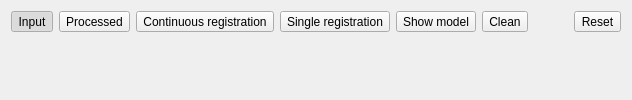
  <widget class="QWidget" name="centralWidget">
   <layout class="QGridLayout" name="gridLayout_7">
    <item row="0" column="0">
     <layout class="QHBoxLayout" name="horizontalLayout_main_controls">
      <item>
       <widget class="QToolButton" name="toolButton_1">
        <property name="toolTip">
         <string>&lt;html&gt;&lt;head/&gt;&lt;body&gt;&lt;p&gt;Shows the unprocessed input data (Shortcut: 1).&lt;/p&gt;&lt;/body&gt;&lt;/html&gt;</string>
        </property>
        <property name="text">
         <string>Input</string>
        </property>
        <property name="checkable">
         <bool>true</bool>
        </property>
        <property name="checked">
         <bool>true</bool>
        </property>
        <property name="autoExclusive">
         <bool>true</bool>
        </property>
       </widget>
      </item>
      <item>
       <widget class="QToolButton" name="toolButton_2">
        <property name="toolTip">
         <string>&lt;html&gt;&lt;head/&gt;&lt;body&gt;&lt;p&gt;Shows the processed input data (Shortcut: 2).&lt;/p&gt;&lt;/body&gt;&lt;/html&gt;</string>
        </property>
        <property name="text">
         <string>Processed</string>
        </property>
        <property name="checkable">
         <bool>true</bool>
        </property>
        <property name="checked">
         <bool>false</bool>
        </property>
        <property name="autoExclusive">
         <bool>true</bool>
        </property>
       </widget>
      </item>
      <item>
       <widget class="QToolButton" name="toolButton_3">
        <property name="toolTip">
         <string>&lt;html&gt;&lt;head/&gt;&lt;body&gt;&lt;p&gt;Continuous registration (Shortcut: 3).&lt;/p&gt;&lt;/body&gt;&lt;/html&gt;</string>
        </property>
        <property name="text">
         <string>Continuous registration</string>
        </property>
        <property name="checkable">
         <bool>true</bool>
        </property>
        <property name="autoExclusive">
         <bool>true</bool>
        </property>
       </widget>
      </item>
      <item>
       <widget class="QToolButton" name="toolButton_4">
        <property name="toolTip">
         <string>&lt;html&gt;&lt;head/&gt;&lt;body&gt;&lt;p&gt;Registers new data once and returns to showing the processed input data (Shortcut: 4).&lt;/p&gt;&lt;/body&gt;&lt;/html&gt;</string>
        </property>
        <property name="text">
         <string>Single registration</string>
        </property>
        <property name="checkable">
         <bool>true</bool>
        </property>
        <property name="autoExclusive">
         <bool>true</bool>
        </property>
       </widget>
      </item>
      <item>
       <widget class="QToolButton" name="toolButton_5">
        <property name="toolTip">
         <string>&lt;html&gt;&lt;head/&gt;&lt;body&gt;&lt;p&gt;Shows the acquired model (Shortcut: 5).&lt;/p&gt;&lt;/body&gt;&lt;/html&gt;</string>
        </property>
        <property name="text">
         <string>Show model</string>
        </property>
        <property name="checkable">
         <bool>true</bool>
        </property>
        <property name="autoExclusive">
         <bool>true</bool>
        </property>
       </widget>
      </item>
      <item>
       <widget class="QToolButton" name="toolButton_6">
        <property name="toolTip">
         <string>&lt;html&gt;&lt;head/&gt;&lt;body&gt;&lt;p&gt;Removes all unfit points (Shortcut: 6)&lt;/p&gt;&lt;/body&gt;&lt;/html&gt;</string>
        </property>
        <property name="text">
         <string>Clean</string>
        </property>
        <property name="checkable">
         <bool>false</bool>
        </property>
        <property name="autoExclusive">
         <bool>false</bool>
        </property>
       </widget>
      </item>
      <item>
       <spacer name="horizontalSpacer_main_controls">
        <property name="orientation">
         <enum>Qt::Horizontal</enum>
        </property>
        <property name="sizeHint" stdset="0">
         <size>
          <width>40</width>
          <height>20</height>
         </size>
        </property>
       </spacer>
      </item>
      <item>
       <widget class="QToolButton" name="toolButton_0">
        <property name="toolTip">
         <string>&lt;html&gt;&lt;head/&gt;&lt;body&gt;&lt;p&gt;Reset the scanning pipeline (Shortcut: 0).&lt;/p&gt;&lt;/body&gt;&lt;/html&gt;</string>
        </property>
        <property name="text">
         <string>Reset</string>
        </property>
        <property name="checkable">
         <bool>false</bool>
        </property>
        <property name="autoExclusive">
         <bool>false</bool>
        </property>
       </widget>
      </item>
     </layout>
    </item>
    <item row="1" column="0">
     <widget class="QWidget" name="placeholder_in_hand_scanner" native="true">
      <property name="sizePolicy">
       <sizepolicy hsizetype="Preferred" vsizetype="Expanding">
        <horstretch>0</horstretch>
        <verstretch>0</verstretch>
       </sizepolicy>
      </property>
     </widget>
    </item>
   </layout>
  </widget>
